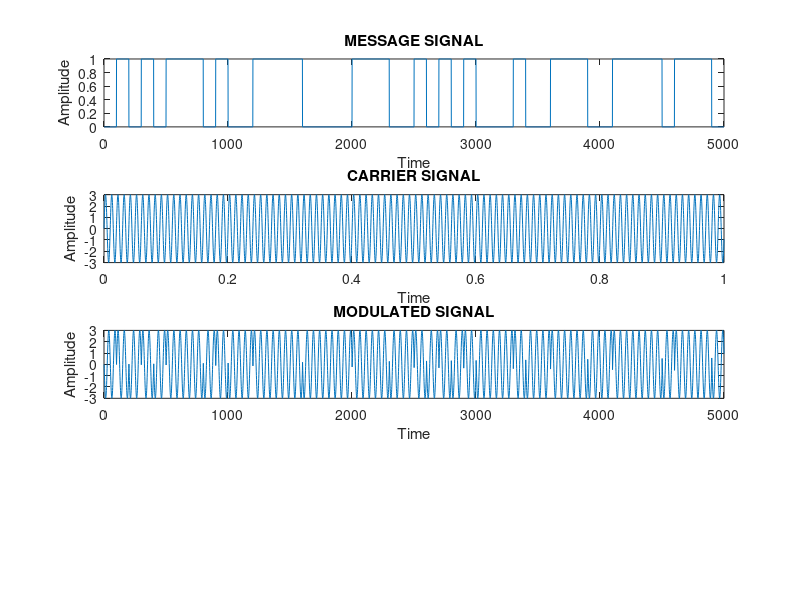

Here is the MATLAB script that generated this plot: (Note: this script raises an error after producing the figure.)
%message signal
n=50;
ms=[];
m=randi([0,1],1,n);
for b=1:n
if m(b)==1
ms=[ms ones(1,100)];
else
ms=[ms zeros(1,100)];
end
end
subplot(4,1,1)
plot(ms)
xlabel('Time')
ylabel('Amplitude')
title('MESSAGE SIGNAL')

%carrier signal
f=100;
t=linspace(0,1,5000);
c=3*sin(2*3.14*f*t);
subplot(4,1,2)
plot(t,c)
xlabel('Time')
ylabel('Amplitude')
title('CARRIER SIGNAL')

%modulated signal
for i=1:length(c)
    if ms(i)==1
        mod(i)=1.*c(i);
    else
        mod(i)=-1.*c(i);
    end
end
subplot(4,1,3)
plot(mod)
xlabel('Time')
ylabel('Amplitude')
title('MODULATED SIGNAL')

%Demodulation
demod= mod.*c;
y1=conv(demod,h2);

for i=1:length(y1)
    if(y1(i)>1.5)
        y(i)=1;
    else
        y(i)=0;
    end
end

figure
subplot(4,1,1)
plot(y1)
xlabel('Time')
ylabel('Amplitude')
title('LPF SIGNAL')

subplot(4,1,2)
plot(y)
xlabel('Time')
ylabel('Amplitude')
title('OUTPUT SIGNAL')
